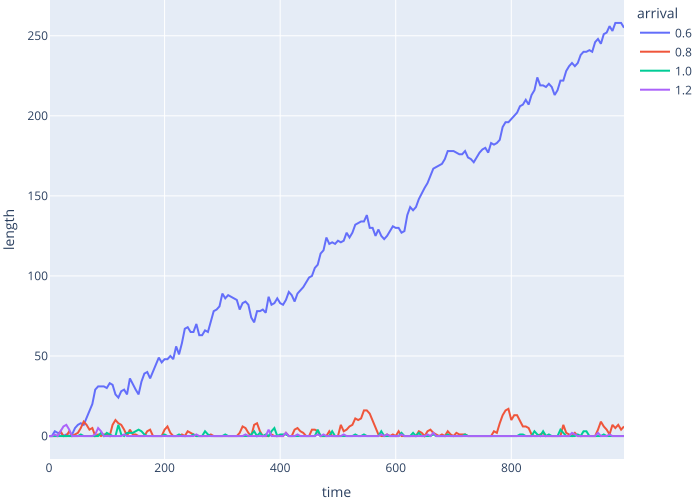

The Python source for this figure:
"""Analyze queue lengths produced by queue_lengths.py."""

import json
import plotly.express as px
import polars as pl
import sys

data = json.load(sys.stdin)
temp = []
for record in data:
    temp.append(
        pl.from_dicts(record["lengths"]) \
          .with_columns(pl.lit(record["params"]["t_job_arrival"]).alias("arrival"))
    )
df = pl.concat(temp)

fig = px.line(df, x="time", y="length", color="arrival")
fig.update_layout(margin={"l": 0, "r": 0, "t": 0, "b": 0})
if len(sys.argv) == 1:
    fig.show()
else:
    fig.write_image(sys.argv[1])
